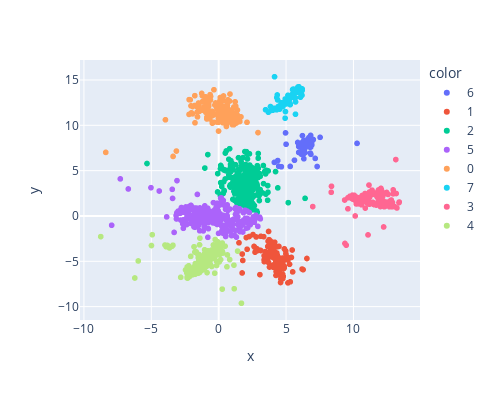

The code cell stored with this chart in its notebook:
### Code cell
px.scatter(
    x=df_best.x,
    y=df_best.y,
    # color=df_best["label_true"],
    color=label_cluster,
    width=500,
    height=400,
    # hover_data={"i": df.index, "fold": df.fold_author}
).show()

### Figure 1 — Plotly figure (JSON) as saved in the notebook; plotly's stock layout.template omitted (floating-point values rounded to 4 significant figures; data arrays with more than 128 entries replaced by an {"elided": "..."} marker saying what was removed)
{"data": [{"hovertemplate": "color=6<br>x=%{x}<br>y=%{y}<extra></extra>", "legendgroup": "6", "marker": {"color": "#636efa", "symbol": "circle"}, "mode": "markers", "name": "6", "showlegend": true, "type": "scattergl", "x": [6.143, 6.7, 6.505, 6.505, 4.129, 6.586, 6.784, 6.207, 7.018, 6.323, 6.762, 6.365, 6.744, 6.743, 6.398, 6.843, 4.453, 6.207, 6.799, 6.385, 6.308, 6.916, 7.524, 6.996, 6.831, 6.786, 6.337, 6.799, 6.754, 6.91, 6.405, 6.369, 6.78, 6.823, 6.162, 6.847, 6.121, 6.287, 6.226, 6.176, 6.403, 6.628, 6.215, 5.308, 4.652, 4.384, 4.961, 5.0, 5.862, 10.27, 6.309, 5.937, 7.304, 5.937, 5.624, 6.322, 7.165], "xaxis": "x", "y": [8.062, 8.652, 8.266, 7.943, 5.912, 7.882, 8.182, 7.819, 8.436, 7.526, 7.847, 7.365, 8.204, 8.131, 7.45, 6.803, 5.481, 7.107, 8.362, 7.596, 6.861, 7.854, 8.674, 8.367, 7.605, 8.157, 7.209, 6.937, 8.567, 8.356, 7.521, 7.621, 7.58, 8.886, 7.032, 7.974, 6.826, 6.906, 7.981, 7.479, 6.987, 8.521, 8.859, 5.467, 5.432, 6.112, 9.162, 7.911, 8.107, 8.008, 8.305, 7.668, 5.456, 7.013, 6.149, 6.313, 6.35], "yaxis": "y"}, {"hovertemplate": "color=1<br>x=%{x}<br>y=%{y}<extra></extra>", "legendgroup": "1", "marker": {"color": "#EF553B", "symbol": "circle"}, "mode": "markers", "name": "1", "showlegend": true, "type": "scattergl", "x": {"elided": "140 float values"}, "xaxis": "x", "y": {"elided": "140 float values"}, "yaxis": "y"}, {"hovertemplate": "color=2<br>x=%{x}<br>y=%{y}<extra></extra>", "legendgroup": "2", "marker": {"color": "#00cc96", "symbol": "circle"}, "mode": "markers", "name": "2", "showlegend": true, "type": "scattergl", "x": {"elided": "323 float values"}, "xaxis": "x", "y": {"elided": "323 float values"}, "yaxis": "y"}, {"hovertemplate": "color=5<br>x=%{x}<br>y=%{y}<extra></extra>", "legendgroup": "5", "marker": {"color": "#ab63fa", "symbol": "circle"}, "mode": "markers", "name": "5", "showlegend": true, "type": "scattergl", "x": {"elided": "286 float values"}, "xaxis": "x", "y": {"elided": "286 float values"}, "yaxis": "y"}, {"hovertemplate": "color=0<br>x=%{x}<br>y=%{y}<extra></extra>", "legendgroup": "0", "marker": {"color": "#FFA15A", "symbol": "circle"}, "mode": "markers", "name": "0", "showlegend": true, "type": "scattergl", "x": {"elided": "176 float values"}, "xaxis": "x", "y": {"elided": "176 float values"}, "yaxis": "y"}, {"hovertemplate": "color=7<br>x=%{x}<br>y=%{y}<extra></extra>", "legendgroup": "7", "marker": {"color": "#19d3f3", "symbol": "circle"}, "mode": "markers", "name": "7", "showlegend": true, "type": "scattergl", "x": [5.26, 5.237, 4.695, 5.849, 5.882, 5.783, 5.635, 5.69, 5.502, 4.347, 6.194, 4.976, 3.479, 4.932, 4.535, 5.541, 5.306, 4.767, 5.7, 4.65, 4.314, 6.113, 6.031, 4.558, 5.702, 5.594, 4.701, 5.74, 4.09, 5.608, 4.486, 4.299, 3.902, 4.882, 4.403, 4.518, 5.485, 6.069, 6.182, 4.373, 5.266, 5.296, 5.078, 5.95, 5.142, 4.933, 4.992, 5.075, 5.531, 5.311, 4.997, 6.189, 5.184, 4.967, 5.645, 5.828, 6.087, 4.612, 3.846, 4.956, 4.144, 5.005, 3.685, 4.024], "xaxis": "x", "y": [13.15, 12.8, 12.2, 13.99, 14.23, 14.04, 13.83, 13.04, 13.52, 13.35, 14.02, 12.85, 11.72, 10.79, 11.79, 14.0, 12.29, 12.08, 11.22, 12.48, 13.07, 13.86, 13.63, 12.08, 12.58, 13.04, 12.41, 13.65, 11.88, 13.65, 12.06, 11.71, 11.64, 12.43, 12.06, 12.15, 13.94, 13.1, 13.32, 12.8, 12.44, 12.34, 12.47, 14.25, 13.32, 12.9, 12.78, 12.82, 13.65, 12.29, 12.38, 13.84, 12.38, 12.61, 12.99, 13.66, 13.5, 12.27, 12.07, 11.51, 15.36, 12.36, 11.44, 11.67], "yaxis": "y"}, {"hovertemplate": "color=3<br>x=%{x}<br>y=%{y}<extra></extra>", "legendgroup": "3", "marker": {"color": "#FF6692", "symbol": "circle"}, "mode": "markers", "name": "3", "showlegend": true, "type": "scattergl", "x": {"elided": "139 float values"}, "xaxis": "x", "y": {"elided": "139 float values"}, "yaxis": "y"}, {"hovertemplate": "color=4<br>x=%{x}<br>y=%{y}<extra></extra>", "legendgroup": "4", "marker": {"color": "#B6E880", "symbol": "circle"}, "mode": "markers", "name": "4", "showlegend": true, "type": "scattergl", "x": {"elided": "171 float values"}, "xaxis": "x", "y": {"elided": "171 float values"}, "yaxis": "y"}], "layout": {"height": 400, "legend": {"title": {"text": "color"}, "tracegroupgap": 0}, "margin": {"t": 60}, "width": 500, "xaxis": {"anchor": "y", "domain": [0, 1], "title": {"text": "x"}}, "yaxis": {"anchor": "x", "domain": [0, 1], "title": {"text": "y"}}}}
